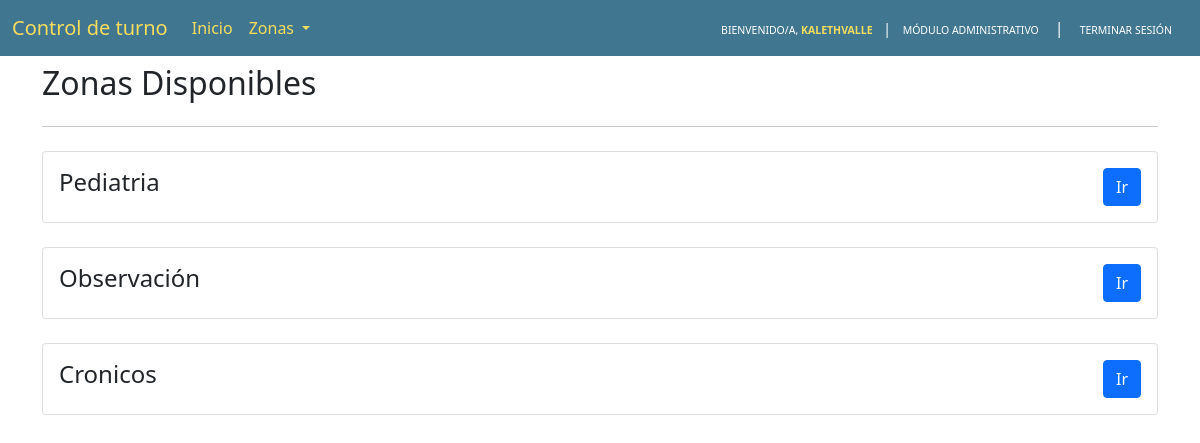
Page / (signed in) on the earlier database version.
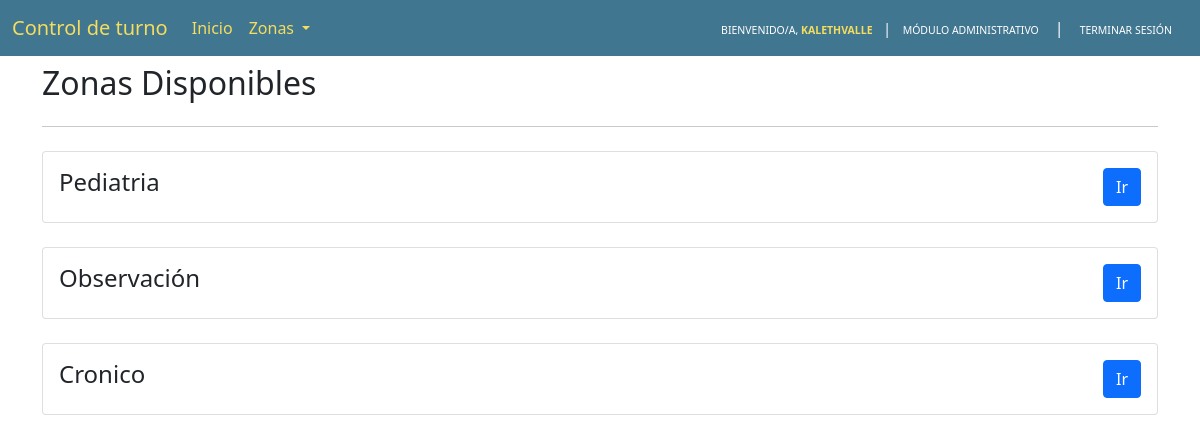
Same page on the later database version.
### api/models/users.py (models this page shows, shortened)
class User(AbstractUser):
    email = models.EmailField('email address', unique=True, error_messages={'unique': 'A user with that email already exists.'})
    phone_regex = RegexValidator(regex=r'\+?1?\d{9,10}$', message="Phone number must be entered in the format: +999999999. Up to 10 digits allowed.")
    phone_number = models.CharField('phone', validators=[phone_regex], max_length=10, default='')
    USERNAME_FIELD = 'email'
    REQUIRED_FIELDS = ['username', 'first_name', 'last_name', 'phone_number']
    is_verified = models.BooleanField('verified', default=True, help_text='Set to true when the user have verified its email address.')
    ROLES_CHOICES = [(0, 'Admin'),]
    role = models.IntegerField(choices=ROLES_CHOICES, default=0)
    TYPE_DOCUMENT_CHOICES = [(0, 'Cedula Ciudadania'),]
    type_document = models.IntegerField(choices=TYPE_DOCUMENT_CHOICES, default=0)
    number_document = models.IntegerField('Número documento', default=0)
    created_at = models.DateTimeField('created at', auto_now_add=True, help_text='Date time on which the object was created.')
    modified_at = models.DateTimeField('modified at', auto_now=True, help_text='Date time on which the object was last modified.')

### api/models/zones.py (models this page shows)
class Zones(models.Model):
    name = models.CharField('Name', max_length=200, default="", help_text="Nombre zona")
    created_at = models.DateTimeField('created at', auto_now_add=True, help_text='Date time on which the object was created.')
    modified_at = models.DateTimeField('modified at', auto_now=True, help_text='Date time on which the object was last modified.')
    def __str__(self):
        return self.name
    class Meta:
        verbose_name_plural = "Zonas"

### api/views/home.py (the view)
# urls.py: path('', HomeView.as_view(), name='home'),
class HomeView(View):
    def get(self, request):
        if not request.user.is_authenticated:
            return redirect('api:login')
        zones = Zones.objects.all()
        return render(
            request,
            template_name='CtlT/home.html',
            context={
                "zones": zones
            }
        )

### api/templates/CtlT/home.html (shortened to what this page needs)
{% extends 'base.html' %}
{% block body %}
<div class="container">
  <h2 class="text-capitalize mt-2">Zonas disponibles</h2>
  <hr class="my-4">
  {% for zone in zones %}
  <div class="card">
    <div class="card-body">
      <div class="d-flex justify-content-between" >
        <div>
          <h4 class="text-capitalize">{{ zone }}</h4>
        </div>
        <div>
          <a class="btn btn-primary" href="{% url 'api:zone' zone.id %}" role="button">Ir</a>
        </div>
      </div>
    </div>
  </div>
  <br/>
  {% endfor %}
</div>
{% endblock %}

### api/templates/base.html (shortened to what this page needs)
<!DOCTYPE html>
<html lang="en">
<head>
  <link href="https://cdn.jsdelivr.net/npm/bootstrap@5.0.2/dist/css/bootstrap.min.css" rel="stylesheet">
  <link rel="stylesheet" href="https://cdn.jsdelivr.net/npm/bootstrap-select@1.14.0-beta3/dist/css/bootstrap-select.min.css">
</head>
<body>
  {% if zones %}
    <nav id="menu-navbar" class="navbar navbar-dark navbar-expand-lg bg-body-tertiary" style="background-color: #417690;">
      <div class="container-fluid">
        <a class="navbar-brand fw-light" href="{% url 'api:home' %}" style="color: #f5dd5d;">Control de turno</a>
        <div class="collapse navbar-collapse" id="navbarSupportedContent">
          <ul class="navbar-nav me-auto mb-2 mb-lg-0">
            <li class="nav-item">
              <a class="nav-link active" aria-current="page" href="{% url 'api:home' %}" style="color: #f5dd5d;">Inicio</a>
            </li>
            <li class="nav-item dropdown">
              <a class="nav-link dropdown-toggle" href="#" role="button" data-bs-toggle="dropdown" aria-expanded="false" style="color: #f5dd5d;">
                Zonas
              </a>
            </li>
          </ul>
          <div class="d-flex align-items-center">
            <a  class="nav-link ms-1 btn-sm"
            href="{% url 'admin:index' %}"
            target="_blank"
            style="color: #FFFFFF; "
            >
                <span style="color: #FFFFFF; font-size: 10.5px;">
                  BIENVENIDO/A,
                </span>
                <span class="text-uppercase fw-bold" style="color: #f5dd5d; font-size: 10.5px;" >
                  {{ request.user.username }}
                </span>
                <span class="ms-2 me-2" style="color: #FFFFFF;">|</span>
                <span style="font-size: 10.5px;">
                  MÓDULO ADMINISTRATIVO
                </span>
            </a>
            <span style="color: #FFFFFF;">|</span>
            <a class="nav-link" href="{% url 'api:logout' %}" style="color: #FFFFFF;">
              <span style="font-size: 10.5px;">
                TERMINAR SESIÓN
              </span>
            </a>
          </div>
        </div>
      </div>
    </nav>
  {% endif %}
  <div class="content container-fluid">
    {% block body %}
    {% endblock %}
  </div>
</body>
</html>

### api/templates/base.html (style rules this page uses)
body { padding: 0%; margin: 0%; }
.content { padding: 0%; margin: 0%; }

Differences in the rows shown:
changed Zones: name "Cronicos" → "Cronico"
